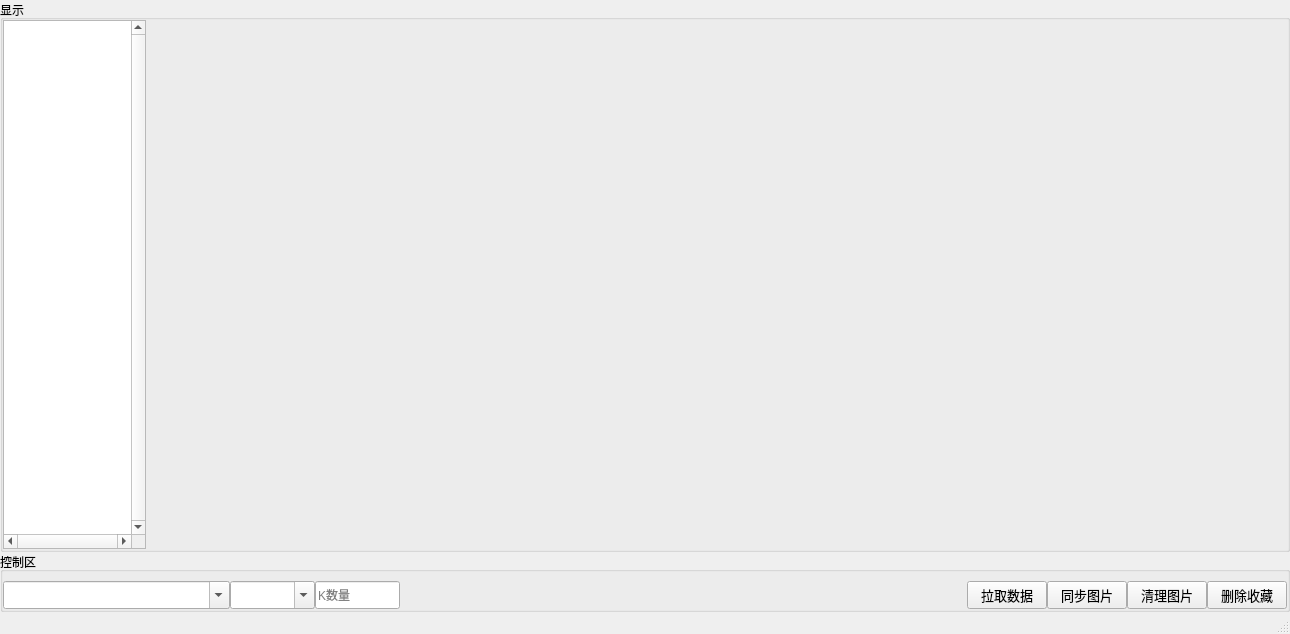
<?xml version="1.0" encoding="UTF-8"?>
<ui version="4.0">
 <class>mainWindow</class>
 <widget class="QMainWindow" name="mainWindow">
  <property name="geometry">
   <rect>
    <x>0</x>
    <y>0</y>
    <width>1290</width>
    <height>634</height>
   </rect>
  </property>
  <property name="sizePolicy">
   <sizepolicy hsizetype="Preferred" vsizetype="Preferred">
    <horstretch>0</horstretch>
    <verstretch>0</verstretch>
   </sizepolicy>
  </property>
  <property name="minimumSize">
   <size>
    <width>685</width>
    <height>203</height>
   </size>
  </property>
  <property name="maximumSize">
   <size>
    <width>77888</width>
    <height>88888</height>
   </size>
  </property>
  <property name="windowTitle">
   <string>缠论分析器</string>
  </property>
  <property name="windowIcon">
   <iconset>
    <normaloff>../../../../../../../.designer/backup/image/picture.ico</normaloff>../../../../../../../.designer/backup/image/picture.ico</iconset>
  </property>
  <widget class="QWidget" name="centralwidget">
   <layout class="QVBoxLayout" name="verticalLayout" stretch="40,1">
    <property name="spacing">
     <number>0</number>
    </property>
    <property name="leftMargin">
     <number>0</number>
    </property>
    <property name="topMargin">
     <number>0</number>
    </property>
    <property name="rightMargin">
     <number>0</number>
    </property>
    <property name="bottomMargin">
     <number>0</number>
    </property>
    <item>
     <widget class="QGroupBox" name="groupBox_2">
      <property name="title">
       <string>显示</string>
      </property>
      <layout class="QHBoxLayout" name="horizontalLayout_2" stretch="5,40">
       <property name="spacing">
        <number>0</number>
       </property>
       <property name="leftMargin">
        <number>0</number>
       </property>
       <property name="topMargin">
        <number>0</number>
       </property>
       <property name="rightMargin">
        <number>0</number>
       </property>
       <property name="bottomMargin">
        <number>0</number>
       </property>
       <item>
        <widget class="QListWidget" name="listWidget_Path">
         <property name="verticalScrollBarPolicy">
          <enum>Qt::ScrollBarAlwaysOn</enum>
         </property>
         <property name="horizontalScrollBarPolicy">
          <enum>Qt::ScrollBarAlwaysOn</enum>
         </property>
        </widget>
       </item>
       <item>
        <widget class="QLabel" name="label_show">
         <property name="text">
          <string/>
         </property>
         <property name="scaledContents">
          <bool>true</bool>
         </property>
        </widget>
       </item>
      </layout>
     </widget>
    </item>
    <item>
     <widget class="QGroupBox" name="groupBox">
      <property name="title">
       <string>控制区</string>
      </property>
      <layout class="QHBoxLayout" name="horizontalLayout" stretch="8,3,3,20,2,2,2,0">
       <property name="spacing">
        <number>0</number>
       </property>
       <property name="leftMargin">
        <number>0</number>
       </property>
       <property name="rightMargin">
        <number>0</number>
       </property>
       <property name="bottomMargin">
        <number>0</number>
       </property>
       <item>
        <widget class="QComboBox" name="comboBox_code">
         <property name="enabled">
          <bool>true</bool>
         </property>
         <property name="sizePolicy">
          <sizepolicy hsizetype="Ignored" vsizetype="Ignored">
           <horstretch>0</horstretch>
           <verstretch>0</verstretch>
          </sizepolicy>
         </property>
         <property name="editable">
          <bool>true</bool>
         </property>
         <property name="placeholderText">
          <string/>
         </property>
        </widget>
       </item>
       <item>
        <widget class="QComboBox" name="comboBox_flt">
         <property name="sizePolicy">
          <sizepolicy hsizetype="Ignored" vsizetype="Ignored">
           <horstretch>0</horstretch>
           <verstretch>0</verstretch>
          </sizepolicy>
         </property>
         <property name="editable">
          <bool>true</bool>
         </property>
         <property name="placeholderText">
          <string/>
         </property>
        </widget>
       </item>
       <item>
        <widget class="QLineEdit" name="lineEdit_Number">
         <property name="sizePolicy">
          <sizepolicy hsizetype="Ignored" vsizetype="Ignored">
           <horstretch>0</horstretch>
           <verstretch>0</verstretch>
          </sizepolicy>
         </property>
         <property name="text">
          <string/>
         </property>
         <property name="placeholderText">
          <string>K数量</string>
         </property>
        </widget>
       </item>
       <item>
        <widget class="QLabel" name="label_tip">
         <property name="text">
          <string/>
         </property>
        </widget>
       </item>
       <item>
        <widget class="QPushButton" name="pushButton_flash">
         <property name="sizePolicy">
          <sizepolicy hsizetype="Preferred" vsizetype="Preferred">
           <horstretch>0</horstretch>
           <verstretch>0</verstretch>
          </sizepolicy>
         </property>
         <property name="font">
          <font>
           <pointsize>10</pointsize>
          </font>
         </property>
         <property name="text">
          <string>拉取数据</string>
         </property>
        </widget>
       </item>
       <item>
        <widget class="QPushButton" name="pushButton_flash_local">
         <property name="sizePolicy">
          <sizepolicy hsizetype="Preferred" vsizetype="Preferred">
           <horstretch>0</horstretch>
           <verstretch>0</verstretch>
          </sizepolicy>
         </property>
         <property name="font">
          <font>
           <pointsize>10</pointsize>
          </font>
         </property>
         <property name="text">
          <string>同步图片</string>
         </property>
        </widget>
       </item>
       <item>
        <widget class="QPushButton" name="pushButton_rmv_al">
         <property name="sizePolicy">
          <sizepolicy hsizetype="Preferred" vsizetype="Preferred">
           <horstretch>0</horstretch>
           <verstretch>0</verstretch>
          </sizepolicy>
         </property>
         <property name="font">
          <font>
           <pointsize>10</pointsize>
          </font>
         </property>
         <property name="text">
          <string>清理图片</string>
         </property>
        </widget>
       </item>
       <item>
        <widget class="QPushButton" name="pushButton_dellist">
         <property name="sizePolicy">
          <sizepolicy hsizetype="Preferred" vsizetype="Preferred">
           <horstretch>0</horstretch>
           <verstretch>0</verstretch>
          </sizepolicy>
         </property>
         <property name="font">
          <font>
           <pointsize>10</pointsize>
          </font>
         </property>
         <property name="text">
          <string>删除收藏</string>
         </property>
        </widget>
       </item>
      </layout>
     </widget>
    </item>
   </layout>
  </widget>
  <widget class="QMenuBar" name="menubar">
   <property name="geometry">
    <rect>
     <x>0</x>
     <y>0</y>
     <width>1290</width>
     <height>21</height>
    </rect>
   </property>
  </widget>
  <widget class="QStatusBar" name="statusbar"/>
 </widget>
 <resources/>
 <connections/>
</ui>
